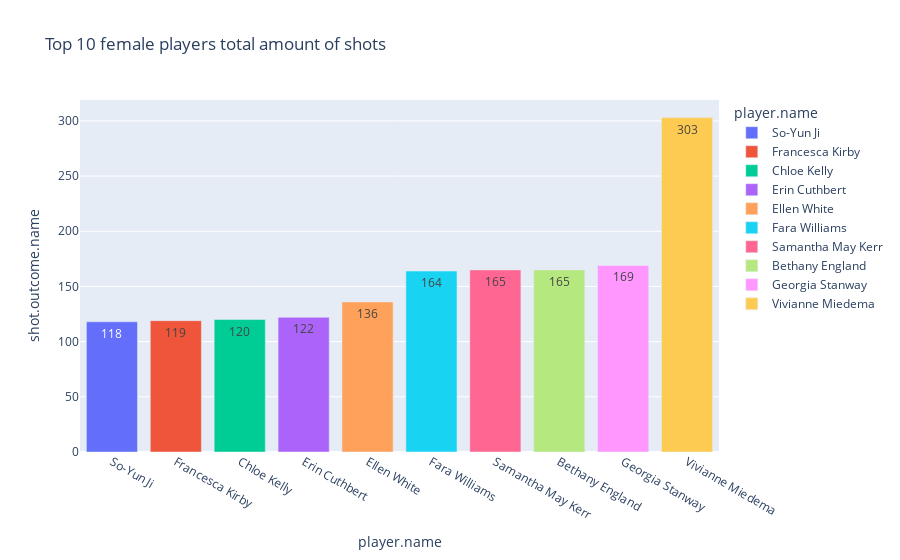

The notebook cell saved with this chart:
### Code cell
import plotly.express as px

fig = px.bar(female_top, x='player.name', y='shot.outcome.name',text_auto=True, color="player.name",title='Top 10 female players total amount of shots')
fig.show()

### Figure 1 — Plotly figure (JSON) as saved in the notebook; plotly's stock layout.template omitted (floating-point values rounded to 4 significant figures)
{"data": [{"alignmentgroup": "True", "hovertemplate": "player.name=%{x}<br>shot.outcome.name=%{y}<extra></extra>", "legendgroup": "So-Yun Ji", "marker": {"color": "#636efa", "pattern": {"shape": ""}}, "name": "So-Yun Ji", "offsetgroup": "So-Yun Ji", "orientation": "v", "showlegend": true, "textposition": "auto", "texttemplate": "%{y}", "type": "bar", "x": ["So-Yun Ji"], "xaxis": "x", "y": [118], "yaxis": "y"}, {"alignmentgroup": "True", "hovertemplate": "player.name=%{x}<br>shot.outcome.name=%{y}<extra></extra>", "legendgroup": "Francesca Kirby", "marker": {"color": "#EF553B", "pattern": {"shape": ""}}, "name": "Francesca Kirby", "offsetgroup": "Francesca Kirby", "orientation": "v", "showlegend": true, "textposition": "auto", "texttemplate": "%{y}", "type": "bar", "x": ["Francesca Kirby"], "xaxis": "x", "y": [119], "yaxis": "y"}, {"alignmentgroup": "True", "hovertemplate": "player.name=%{x}<br>shot.outcome.name=%{y}<extra></extra>", "legendgroup": "Chloe Kelly", "marker": {"color": "#00cc96", "pattern": {"shape": ""}}, "name": "Chloe Kelly", "offsetgroup": "Chloe Kelly", "orientation": "v", "showlegend": true, "textposition": "auto", "texttemplate": "%{y}", "type": "bar", "x": ["Chloe Kelly"], "xaxis": "x", "y": [120], "yaxis": "y"}, {"alignmentgroup": "True", "hovertemplate": "player.name=%{x}<br>shot.outcome.name=%{y}<extra></extra>", "legendgroup": "Erin Cuthbert", "marker": {"color": "#ab63fa", "pattern": {"shape": ""}}, "name": "Erin Cuthbert", "offsetgroup": "Erin Cuthbert", "orientation": "v", "showlegend": true, "textposition": "auto", "texttemplate": "%{y}", "type": "bar", "x": ["Erin Cuthbert"], "xaxis": "x", "y": [122], "yaxis": "y"}, {"alignmentgroup": "True", "hovertemplate": "player.name=%{x}<br>shot.outcome.name=%{y}<extra></extra>", "legendgroup": "Ellen White", "marker": {"color": "#FFA15A", "pattern": {"shape": ""}}, "name": "Ellen White", "offsetgroup": "Ellen White", "orientation": "v", "showlegend": true, "textposition": "auto", "texttemplate": "%{y}", "type": "bar", "x": ["Ellen White"], "xaxis": "x", "y": [136], "yaxis": "y"}, {"alignmentgroup": "True", "hovertemplate": "player.name=%{x}<br>shot.outcome.name=%{y}<extra></extra>", "legendgroup": "Fara Williams", "marker": {"color": "#19d3f3", "pattern": {"shape": ""}}, "name": "Fara Williams", "offsetgroup": "Fara Williams", "orientation": "v", "showlegend": true, "textposition": "auto", "texttemplate": "%{y}", "type": "bar", "x": ["Fara Williams"], "xaxis": "x", "y": [164], "yaxis": "y"}, {"alignmentgroup": "True", "hovertemplate": "player.name=%{x}<br>shot.outcome.name=%{y}<extra></extra>", "legendgroup": "Samantha May Kerr", "marker": {"color": "#FF6692", "pattern": {"shape": ""}}, "name": "Samantha May Kerr", "offsetgroup": "Samantha May Kerr", "orientation": "v", "showlegend": true, "textposition": "auto", "texttemplate": "%{y}", "type": "bar", "x": ["Samantha May Kerr"], "xaxis": "x", "y": [165], "yaxis": "y"}, {"alignmentgroup": "True", "hovertemplate": "player.name=%{x}<br>shot.outcome.name=%{y}<extra></extra>", "legendgroup": "Bethany England", "marker": {"color": "#B6E880", "pattern": {"shape": ""}}, "name": "Bethany England", "offsetgroup": "Bethany England", "orientation": "v", "showlegend": true, "textposition": "auto", "texttemplate": "%{y}", "type": "bar", "x": ["Bethany England"], "xaxis": "x", "y": [165], "yaxis": "y"}, {"alignmentgroup": "True", "hovertemplate": "player.name=%{x}<br>shot.outcome.name=%{y}<extra></extra>", "legendgroup": "Georgia Stanway", "marker": {"color": "#FF97FF", "pattern": {"shape": ""}}, "name": "Georgia Stanway", "offsetgroup": "Georgia Stanway", "orientation": "v", "showlegend": true, "textposition": "auto", "texttemplate": "%{y}", "type": "bar", "x": ["Georgia Stanway"], "xaxis": "x", "y": [169], "yaxis": "y"}, {"alignmentgroup": "True", "hovertemplate": "player.name=%{x}<br>shot.outcome.name=%{y}<extra></extra>", "legendgroup": "Vivianne Miedema", "marker": {"color": "#FECB52", "pattern": {"shape": ""}}, "name": "Vivianne Miedema", "offsetgroup": "Vivianne Miedema", "orientation": "v", "showlegend": true, "textposition": "auto", "texttemplate": "%{y}", "type": "bar", "x": ["Vivianne Miedema"], "xaxis": "x", "y": [303], "yaxis": "y"}], "layout": {"barmode": "relative", "legend": {"title": {"text": "player.name"}, "tracegroupgap": 0}, "title": {"text": "Top 10 female players total amount of shots"}, "xaxis": {"anchor": "y", "categoryarray": ["So-Yun Ji", "Francesca Kirby", "Chloe Kelly", "Erin Cuthbert", "Ellen White", "Fara Williams", "Samantha May Kerr", "Bethany England", "Georgia Stanway", "Vivianne Miedema"], "categoryorder": "array", "domain": [0, 1], "title": {"text": "player.name"}}, "yaxis": {"anchor": "x", "domain": [0, 1], "title": {"text": "shot.outcome.name"}}}}
